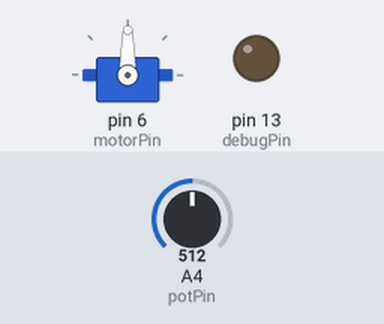
Simulated run of this sketch. Board: Arduino Uno, built with avr-gcc and run on an emulated ATmega328P. On the bench: servo, output pins drawn as LEDs (lit = HIGH). Inputs (shaded band) come from the test bench; at power-on: A4 (potPin) = 512.

Above: at 1.2 s.
1.3 s: A4 (potPin) set to 716
At 2.5 s:
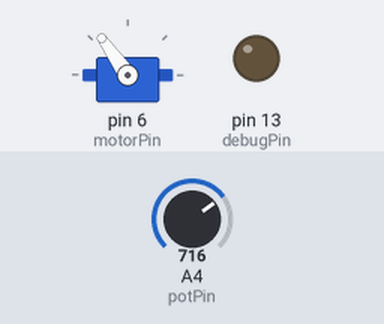
2.8 s: A4 (potPin) set to 900
At 3.3 s:
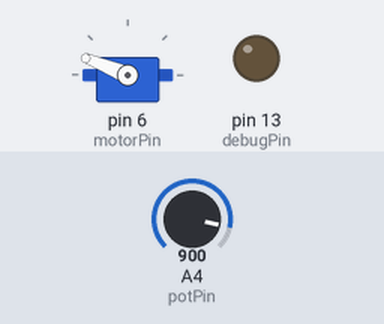
4.3 s: A4 (potPin) set to 1023
At 4.8 s:
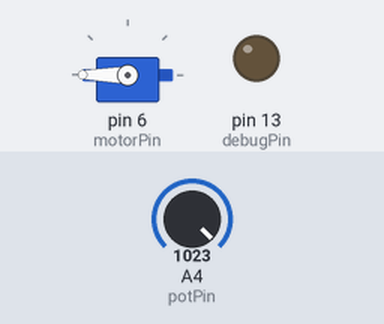
5.8 s: A4 (potPin) set to 306
At 6.8 s:
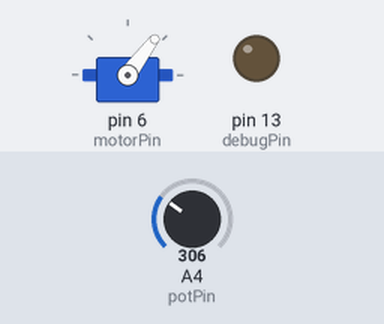
7.3 s: A4 (potPin) set to 122
At 8.2 s:
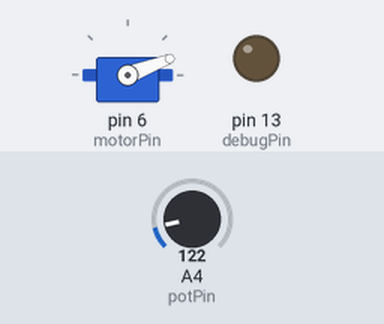
Timing chart, 0 to 9.8 s (numbered marks = the images above; inputs shaded):
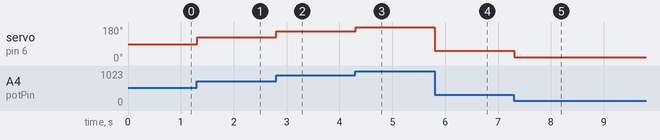

Measured:
- after the input at 1.3 s, servo on pin 6 (motorPin): 90° → 125° at once
- after the input at 2.8 s, servo on pin 6 (motorPin): 125° → 158° at once
- after the input at 4.3 s, servo on pin 6 (motorPin): 158° → 180° at once
- after the input at 5.8 s, servo on pin 6 (motorPin): 180° → 53° at once
- after the input at 7.3 s, servo on pin 6 (motorPin): 53° → 21° at once

The sketch:

ServoAssignment.ino
```cpp
/*
 Note: I referenced the built in Servo Motors example.
*/
#include <Servo.h>

Servo motor;

const byte debugPin = 13;
const int potPin = A4;
const int motorPin = 6;

int potVal;

// the setup function runs once when you press reset or power the board
void setup() {
  pinMode(debugPin, OUTPUT);
  // initialize servo
  motor.attach(motorPin);
  // initialize potentiometer pin as input
  pinMode(potPin, INPUT);
}

// the loop function runs over and over again forever
void loop() {
  // get potentiometer value
  potVal = analogRead(potPin);
  // set servo value based on potVal
  potVal = map(potVal, 0, 1023, 0, 180);
  motor.write(potVal);
  delay(15);
}
```
